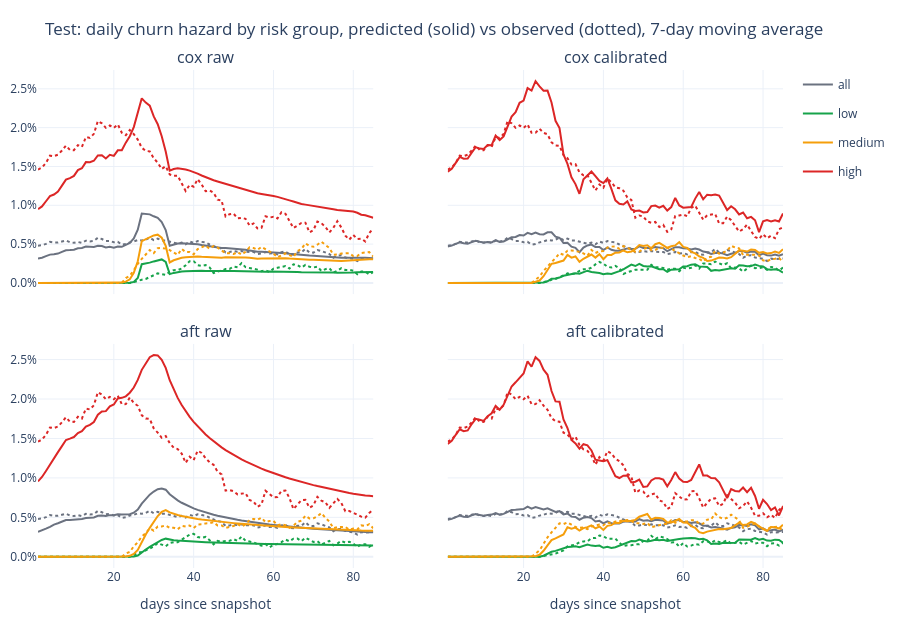

Here is the notebook cell this chart was saved with:
### Markdown cell above
## 5. Hazard: predicted vs observed

The observed hazard on day `t` is the number of players who churned on that day divided
by the number still at risk. The predicted hazard is the one of the group's mean
predicted curve, `1 - S(t) / S(t - 1)`, which is what the observed ratio estimates in a
heterogeneous group. Groups are terciles of the predicted 60-day churn probability.

A player last active `r` days before the snapshot cannot churn before day `31 - r`, so a
group of recently active players has no hazard at all during the first weeks. The models
start their clock on that day, so their predicted hazard is zero there as well.

### Code cell
hazard = tables["hazard"]
fig = make_subplots(
    rows=2,
    cols=2,
    subplot_titles=variant_titles,
    shared_xaxes=True,
    shared_yaxes=True,
    vertical_spacing=0.1,
)
for position, (name, variant) in enumerate(test_surv):
    row, col = position // 2 + 1, position % 2 + 1
    part = hazard[(hazard["model"] == name) & (hazard["variant"] == variant)]
    for group, days in part.groupby("group", sort=False):
        smooth = days[["predicted", "observed"]].rolling(7, center=True, min_periods=1).mean()
        color, legend = COLORS[group], {"legendgroup": group, "showlegend": position == 0}
        fig.add_trace(line(days["day"], smooth["predicted"], group, color, **legend), row, col)
        legend["showlegend"] = False
        fig.add_trace(
            line(days["day"], smooth["observed"], group, color, "dot", **legend), row, col
        )
fig.update_xaxes(title_text="days since snapshot", row=2)
fig.update_yaxes(tickformat=".1%")
show(
    fig,
    "Test: daily churn hazard by risk group, predicted (solid) vs observed (dotted), "
    "7-day moving average",
    height=620,
)
